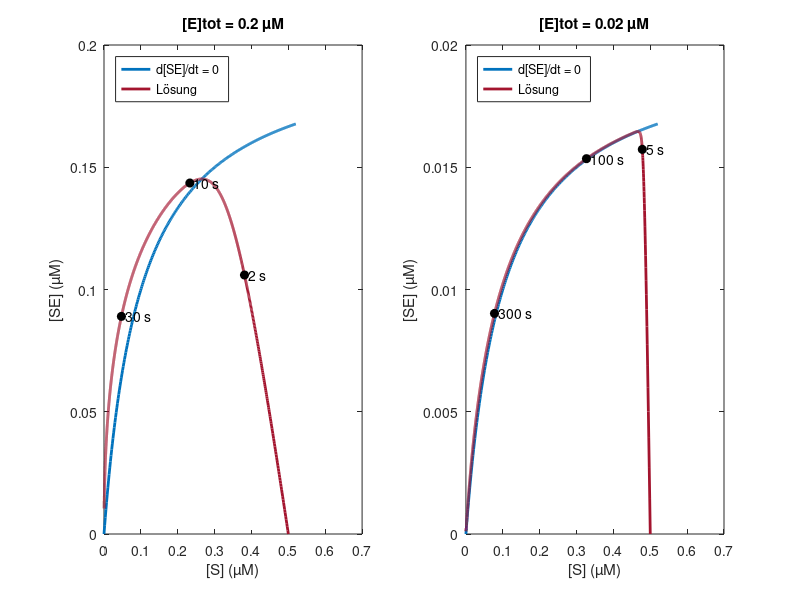

Source code (MATLAB):
% Abb. 4.15: Michaelis-Menten-System in der ([S], [SE])-Ebene (Buch, Abschnitt 4.3, Gl. 4.13)
% Lösung mit Zeitmarken und die Kurve d[SE]/dt = 0, also [SE] = [E]tot [S]/([S] + k50); links [E]tot = 0.2 µM, rechts 0.02 µM
% (c) 2026 Philipp Kügler · Programm zum Buch „Dynamische Systeme in den Lebenswissenschaften“ · MIT-Lizenz (siehe LICENSE)
k1 = 1; k2 = 1e-4; k3 = 0.1;               % Raten in 1/(µM s) bzw. 1/s
S0 = 0.5;                                   % µM
k50 = (k2 + k3) / k1;
% z = ([S], [E], [SE], [P]): Substrat, Enzym, Komplex, Produkt
mm = @(t, z) [-k1 * z(1) * z(2) + k2 * z(3); -k1 * z(1) * z(2) + (k2 + k3) * z(3); k1 * z(1) * z(2) - (k2 + k3) * z(3); k3 * z(3)];
opt = odeset('RelTol', 1e-10, 'AbsTol', 1e-13);
opt = odeset('RelTol', 1e-10, 'AbsTol', 1e-14);
E0s = [0.2 0.02]; Ts = [60 600]; marken = [2 10 30; 5 100 300];
for j = 1:2
    E0 = E0s(j);
    [t, z] = ode45(mm, linspace(0, Ts(j), 4001), [S0; E0; 0; 0], opt);
    S = z(:, 1); C = z(:, 3);
    subplot(1, 2, j);
    Sg = linspace(0, 0.52, 300);
    plot(Sg, E0 * Sg ./ (Sg + k50), 'Color', [0 0.447 0.741], 'LineWidth', 2); hold on
    plot(S, C, 'Color', [0.64 0.08 0.18], 'LineWidth', 2);
    for tm = marken(j, :)
        i = find(t >= tm - 1e-9, 1);
        plot(S(i), C(i), 'ko', 'MarkerFaceColor', 'k'); text(S(i) + 0.01, C(i), sprintf('%d s', tm));
        fprintf('[E]tot = %g: t = %3d s: [S] = %.4f, [SE] = %.5f\n', E0, tm, S(i), C(i));
    end
    hold off
    xlabel('[S] (µM)'); ylabel('[SE] (µM)'); ylim([0 E0]); title(sprintf('[E]tot = %g µM', E0));
    legend('d[SE]/dt = 0', 'Lösung', 'Location', 'northwest');
end
